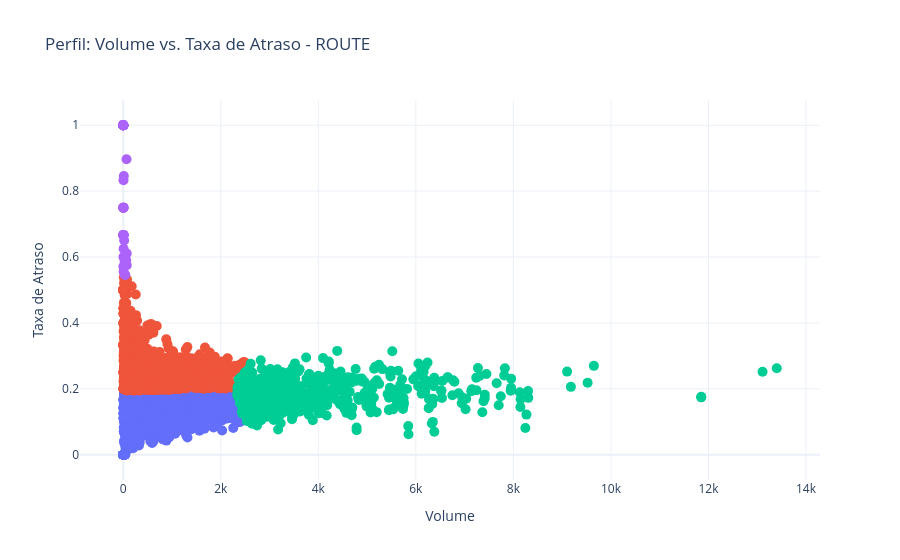

The code cell stored with this chart in its notebook:
### Code cell
plot_scatter(df_route_profile, 'FLIGHT_VOLUME', 'ROUTE_DELAY_RATE', 'ROUTE_PROFILE', 'ROUTE')

### Figure 1 — Plotly figure (JSON) as saved in the notebook; plotly's stock layout.template omitted (floating-point values rounded to 4 significant figures; data arrays with more than 128 entries replaced by an {"elided": "..."} marker saying what was removed)
{"data": [{"hovertemplate": "<b>%{text}</b><br>Volume: %{x}<br>Taxa de Atraso: %{y:.4f}<br><extra></extra>", "marker": {"size": 10}, "mode": "markers", "name": "2", "text": {"elided": "2446 str values"}, "type": "scatter", "x": {"elided": "2446 int values"}, "y": {"elided": "2446 float values"}}, {"hovertemplate": "<b>%{text}</b><br>Volume: %{x}<br>Taxa de Atraso: %{y:.4f}<br><extra></extra>", "marker": {"size": 10}, "mode": "markers", "name": "0", "text": {"elided": "1538 str values"}, "type": "scatter", "x": {"elided": "1538 int values"}, "y": {"elided": "1538 float values"}}, {"hovertemplate": "<b>%{text}</b><br>Volume: %{x}<br>Taxa de Atraso: %{y:.4f}<br><extra></extra>", "marker": {"size": 10}, "mode": "markers", "name": "1", "text": {"elided": "592 str values"}, "type": "scatter", "x": {"elided": "592 int values"}, "y": {"elided": "592 float values"}}, {"hovertemplate": "<b>%{text}</b><br>Volume: %{x}<br>Taxa de Atraso: %{y:.4f}<br><extra></extra>", "marker": {"size": 10}, "mode": "markers", "name": "3", "text": ["ALB_IAD", "ATL_ELM", "BDL_IAH", "BMI_DEN", "BNA_MOB", "CHS_IAD", "CHS_OKC", "CID_LAX", "CLT_DAB", "CLT_IAD", "DCA_BTR", "DCA_PIT", "DEN_EGE", "DEN_PIA", "EGE_DEN", "EGE_MSP", "EUG_BOI", "EWR_TUL", "EYW_LGA", "FAI_ORD", "FCA_MSO", "IAD_CHS", "IAD_DAY", "IAD_MCI", "IAD_OKC", "IAD_STL", "IAD_TTN", "IAH_AGS", "JAC_JFK", "LBB_HOU", "LGA_EYW", "LGA_LIT", "MCI_DLH", "MCI_LNK", "MCO_BMI", "MDT_DEN", "MDW_TTN", "MSP_ASE", "OAK_FLL", "OKC_FLL", "OMA_PDX", "ORD_COD", "ORD_FAI", "ORF_TPA", "PHL_BWI", "PIA_DEN", "RDU_IND", "RDU_PHF", "RIC_CAE", "RST_CLE", "SBN_COS", "SFO_MSN", "SLC_TPA", "STX_CLT", "SWF_PBI", "SWF_RSW", "TTN_CVG", "TYS_LGA"], "type": "scatter", "x": [3, 13, 3, 3, 1, 4, 1, 1, 5, 15, 1, 3, 6, 4, 6, 1, 1, 3, 1, 73, 1, 4, 1, 6, 4, 9, 1, 1, 4, 7, 1, 68, 1, 1, 33, 2, 44, 20, 1, 1, 1, 8, 72, 9, 7, 4, 1, 1, 1, 1, 1, 2, 1, 29, 2, 1, 3, 61], "y": [0.6667, 0.8462, 0.6667, 0.6667, 1.0, 0.75, 1.0, 1.0, 0.6, 0.6, 1.0, 0.6667, 0.6667, 1.0, 0.8333, 1.0, 1.0, 1.0, 1.0, 0.5753, 1.0, 0.75, 1.0, 0.6667, 0.75, 0.5556, 1.0, 1.0, 0.75, 0.5714, 1.0, 0.8971, 1.0, 1.0, 0.5455, 1.0, 0.5455, 0.65, 1.0, 1.0, 1.0, 0.625, 0.6111, 0.6667, 0.5714, 0.75, 1.0, 1.0, 1.0, 1.0, 1.0, 1.0, 1.0, 0.5862, 1.0, 1.0, 0.6667, 0.5902]}], "layout": {"showlegend": false, "title": {"text": "Perfil: Volume vs. Taxa de Atraso - ROUTE"}, "xaxis": {"title": {"text": "Volume"}}, "yaxis": {"title": {"text": "Taxa de Atraso"}}}}
